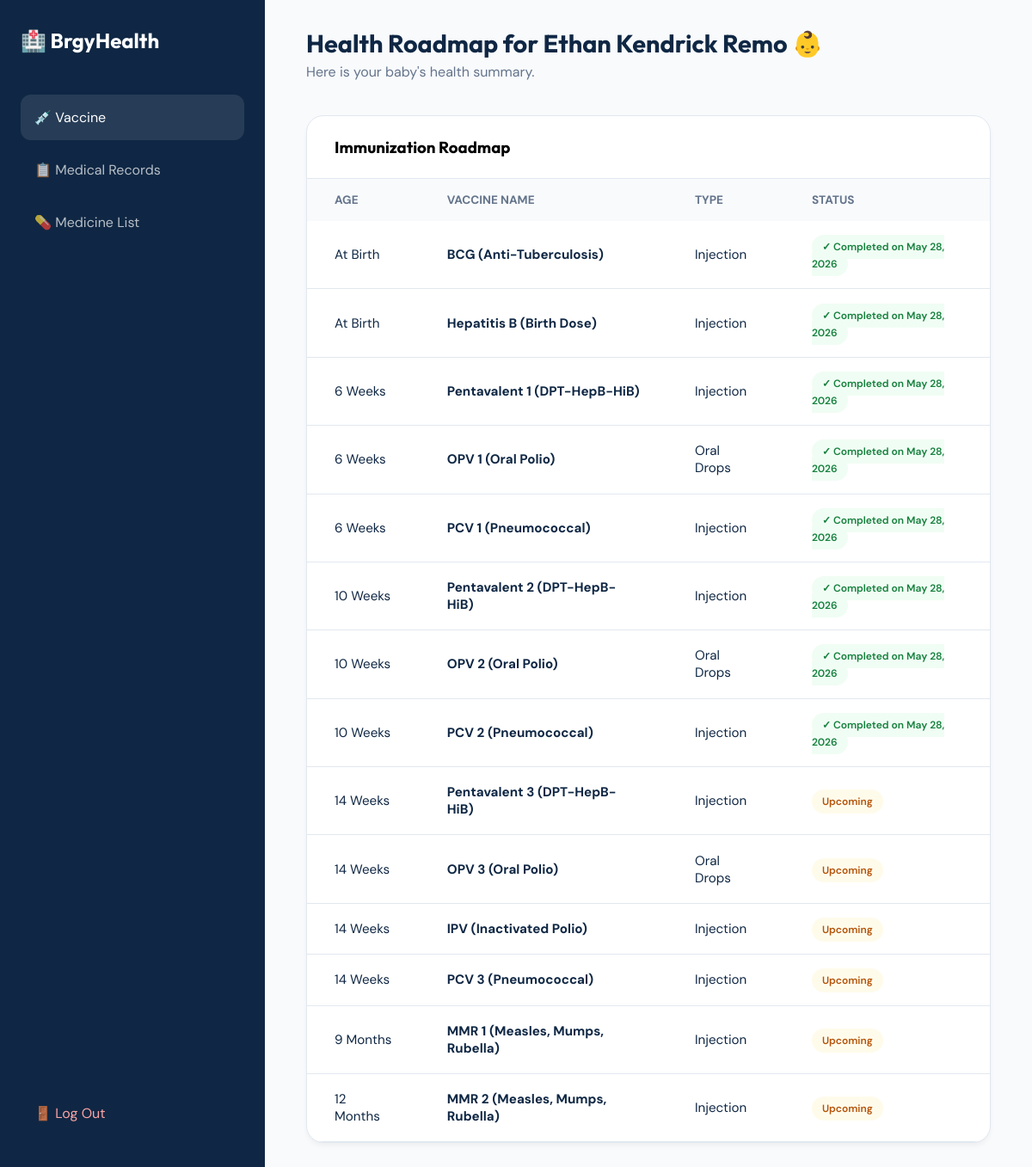
Screenshot of /portal/index.php?baby_id=28 (signed in) with the database file from the repository.
### tables this page shows
CREATE TABLE `patients` (
  `id` int(11) NOT NULL,
  `first_name` varchar(100) NOT NULL,
  `last_name` varchar(100) NOT NULL,
  `date_of_birth` date NOT NULL,
  `gender` varchar(20) NOT NULL,
  `contact_number` varchar(20) NOT NULL,
  `address` text NOT NULL,
  `emergency_contact_name` varchar(100) NOT NULL,
  `emergency_contact_number` varchar(20) NOT NULL,
  `patient_category` varchar(50) NOT NULL,
  `has_chronic_illness` tinyint(1) NOT NULL,
  `chronic_illness_details` text NOT NULL,
  `blood_type` varchar(10) NOT NULL,
  `allergies` text NOT NULL,
  `patient_id` int(11) GENERATED ALWAYS AS (`id`) VIRTUAL,
  `fullname` varchar(255) GENERATED ALWAYS AS (concat(`last_name`,', ',`first_name`)) VIRTUAL,
  `contactnumber` varchar(20) GENERATED ALWAYS AS (`contact_number`) VIRTUAL,
  `uid` varchar(10) DEFAULT NULL,
  `parent_id` int(11) DEFAULT NULL
);

CREATE TABLE `immunization_records` (
  `id` int(11) NOT NULL,
  `baby_id` int(11) DEFAULT NULL,
  `vaccine_name` varchar(100) DEFAULT NULL,
  `type` enum('Injection','Oral') DEFAULT NULL,
  `scheduled_age` varchar(50) DEFAULT NULL,
  `date_administered` date DEFAULT NULL,
  `status` enum('Pending','Completed') DEFAULT 'Pending',
  `administered_by` varchar(100) DEFAULT NULL,
  `date_given` date DEFAULT NULL
);

### portal/index.php (the view, shortened to what this page needs)
<?php
$conn = new mysqli('localhost', 'root', '', 'barangay_health_db');
$selected_id = $_GET['baby_id'] ?? null;
$query = "SELECT first_name, last_name, gender, date_of_birth FROM patients WHERE id = '$selected_id'";
$res = $conn->query($query);
$baby_data = $res->fetch_assoc();
$baby_name = $baby_data['first_name'] . ' ' . $baby_data['last_name'];
$records_sql = "SELECT * FROM immunization_records WHERE baby_id = '$selected_id' ORDER BY id ASC";
$records_res = $conn->query($records_sql);
?>
<!DOCTYPE html>
<html lang="en">
<head>
</head>
<body>
<div class="sidebar">
    <div class="logo">🏥 BrgyHealth</div>
    <nav>
        <a href="index.php?baby_id=<?php echo $selected_id; ?>" class="nav-item active">💉 Vaccine</a>
        <a href="medical_records.php?baby_id=<?php echo $selected_id; ?>" class="nav-item">📋 Medical Records</a>
        <a href="medicine_list.php?baby_id=<?php echo $selected_id; ?>" class="nav-item">💊 Medicine List</a>
    </nav>
    <a href="../logout.php" class="nav-item logout-btn">🚪 Log Out</a>
</div>
<div class="main">
    <header>
        <div class="welcome">
            <h1>Health Roadmap for <?php echo htmlspecialchars($baby_name); ?> 👶</h1>
            <p>Here is your baby's health summary.</p>
        </div>
    </header>
    <div class="content-card">
        <div class="card-header">
            <h3 style="margin:0; font-family:'Outfit'">Immunization Roadmap</h3>
        </div>
        <table>
            <thead>
                <tr>
                    <th>Age</th>
                    <th>Vaccine Name</th>
                    <th>Type</th>
                    <th>Status</th>
                </tr>
            </thead>
            <tbody>
                <?php if ($records_res && $records_res->num_rows > 0): ?>
                    <?php while($row = $records_res->fetch_assoc()): ?>
                    <tr>
                        <td><?php echo htmlspecialchars($row['scheduled_age']); ?></td>
                        <td><b><?php echo htmlspecialchars($row['vaccine_name']); ?></b></td>
                        <td>
                            <?php
                                echo (strpos($row['vaccine_name'], 'OPV') !== false) ? 'Oral Drops' : 'Injection';
                            ?>
                        </td>
                        <td>
                            <?php
                                $status = strtolower($row['status']);
                                if ($status == 'completed' || $status == 'done'):
                                    $vax_date = $row['date_given'];
                                    $display_date = ($vax_date && $vax_date != '0000-00-00')
                                                    ? date("M d, Y", strtotime($vax_date))
                                                    : "Recently";
                            ?>
                                <span class="badge badge-done">✓ Completed on <?php echo $display_date; ?></span>
                            <?php else: ?>
                                <span class="badge badge-pending">Upcoming</span>
                            <?php endif; ?>
                        </td>
                    </tr>
                    <?php endwhile; ?>
                <?php else: ?>
                    <tr>
                        <td colspan="4" style="text-align:center;">No immunization records found for this baby.</td>
                    </tr>
                <?php endif; ?>
            </tbody>
        </table>
    </div>
</div>
</body>
</html>

### portal/index.php (style rules this page uses)
:root { --teal: #0d9488; --teal-d: #0f766e; --navy: #0f2744; --bg: #f8fafc; --white: #ffffff; --border: #e2e8f0; --text-m: #64748b; }
body { font-family: 'DM Sans', sans-serif; background: var(--bg); margin: 0; display: flex; min-height: 100vh; }
.sidebar { width: 260px; background: var(--navy); color: white; display: flex; flex-direction: column; padding: 2rem 1.5rem; }
.logo { font-family: 'Outfit', sans-serif; font-size: 1.5rem; font-weight: 700; margin-bottom: 3rem; display: flex; align-items: center; gap: 10px; }
.nav-item { padding: 1rem; color: rgba(255,255,255,0.7); text-decoration: none; border-radius: 12px; margin-bottom: 0.5rem; transition: 0.3s; display: flex; align-items: center; gap: 12px; }
.nav-item.active, .nav-item:hover { background: rgba(255,255,255,0.1); color: white; }
.main { flex: 1; padding: 2rem 3rem; }
header { display: flex; justify-content: space-between; align-items: center; margin-bottom: 2.5rem; }
.welcome h1 { font-family: 'Outfit', sans-serif; margin: 0; color: var(--navy); font-size: 1.8rem; }
.welcome p { color: var(--text-m); margin: 5px 0 0; }
.content-card { background: var(--white); border-radius: 20px; border: 1px solid var(--border); overflow: hidden; box-shadow: 0 4px 6px -1px rgba(0,0,0,0.05); }
.card-header { padding: 1.5rem 2rem; border-bottom: 1px solid var(--border); display: flex; justify-content: space-between; align-items: center; }
table { width: 100%; border-collapse: collapse; }
th { background: #f8fafc; text-align: left; padding: 1rem 2rem; font-size: 0.85rem; color: var(--text-m); text-transform: uppercase; }
td { padding: 1.2rem 2rem; border-bottom: 1px solid var(--border); font-size: 0.95rem; color: var(--navy); }
.badge { padding: 6px 12px; border-radius: 20px; font-size: 0.75rem; font-weight: 600; }
.badge-pending { background: #fffbeb; color: #b45309; }
.badge-done { background: #f0fdf4; color: #15803d; }
.logout-btn { margin-top: auto; color: #fca5a5; }

### rows the page displays
patients: baby_name "Ethan Kendrick Remo"
immunization_records: scheduled_age "At Birth", vaccine_name "BCG (Anti-Tuberculosis)", shows "Injection", date_given "May 28, 2026"
immunization_records: scheduled_age "At Birth", vaccine_name "Hepatitis B (Birth Dose)", shows "Injection", date_given "May 28, 2026"
immunization_records: scheduled_age "6 Weeks", vaccine_name "Pentavalent 1 (DPT-HepB-HiB)", shows "Injection", date_given "May 28, 2026"
immunization_records: scheduled_age "6 Weeks", vaccine_name "OPV 1 (Oral Polio)", shows "Oral Drops", date_given "May 28, 2026"
immunization_records: scheduled_age "6 Weeks", vaccine_name "PCV 1 (Pneumococcal)", shows "Injection", date_given "May 28, 2026"
immunization_records: scheduled_age "10 Weeks", vaccine_name "Pentavalent 2 (DPT-HepB-HiB)", shows "Injection", date_given "May 28, 2026"
immunization_records: scheduled_age "10 Weeks", vaccine_name "OPV 2 (Oral Polio)", shows "Oral Drops", date_given "May 28, 2026"
immunization_records: scheduled_age "10 Weeks", vaccine_name "PCV 2 (Pneumococcal)", shows "Injection", date_given "May 28, 2026"
immunization_records: scheduled_age "14 Weeks", vaccine_name "Pentavalent 3 (DPT-HepB-HiB)", shows "Injection", status "Upcoming"
immunization_records: scheduled_age "14 Weeks", vaccine_name "OPV 3 (Oral Polio)", shows "Oral Drops", status "Upcoming"
immunization_records: scheduled_age "14 Weeks", vaccine_name "IPV (Inactivated Polio)", shows "Injection", status "Upcoming"
immunization_records: scheduled_age "14 Weeks", vaccine_name "PCV 3 (Pneumococcal)", shows "Injection", status "Upcoming"
immunization_records: scheduled_age "9 Months", vaccine_name "MMR 1 (Measles, Mumps, Rubella)", shows "Injection", status "Upcoming"
immunization_records: scheduled_age "12 Months", vaccine_name "MMR 2 (Measles, Mumps, Rubella)", shows "Injection", status "Upcoming"
